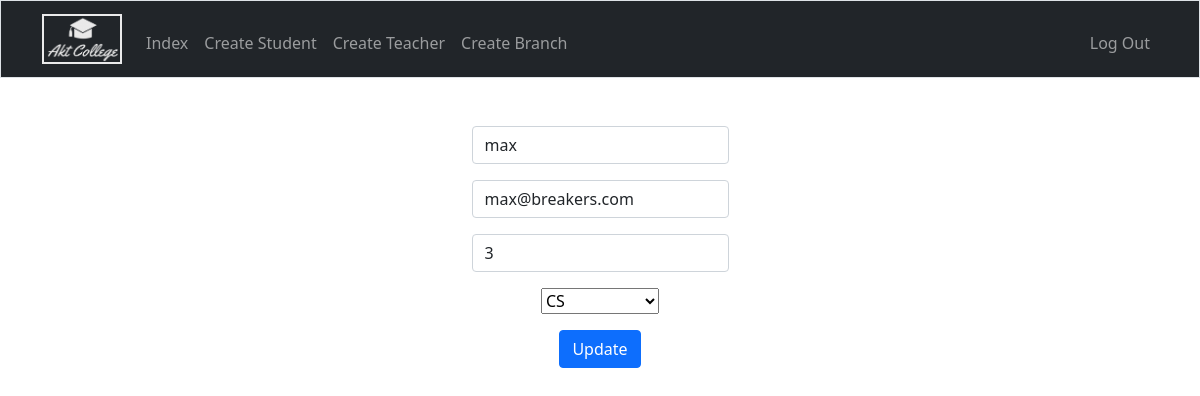
The app's page /studentupdate/3 (signed in) with its own data.
### college/models.py (models this page shows)
class Student(models.Model):
    name = models.CharField(max_length=100, null=False)
    prn = models.IntegerField(null=False, unique=True)
    lectures_attended = models.IntegerField(default=0)
    total_lectures = models.IntegerField(default=0)
    branch = models.ForeignKey("Branch", models.CASCADE)
    username = models.CharField(max_length=100, null=False, unique=True)
    email = models.EmailField(null=True)

### college/views.py (the view)
# urls.py: path("studentupdate/<int:pk>", StudentUpdateView.as_view(), name="studentupdate"),
class StudentUpdateView(SuperUserRequiredMixin, UpdateView):
    model = Student
    template_name = "college/student_update_form.html"
    success_url = reverse_lazy("college:adminview")
    fields = ["name", "prn", "branch", "email"]

### accounts/views.py (called while the page is built)
    def test_func(self):
        return self.request.user.is_superuser

### college/models.py (called while the page is built)
    def __str__(self):
        return self.name

### college/templatetags/check.py (called while the page is built)
@register.filter
def isTeacher(user):
    isTeacher = False
    try:
        user = Teacher.objects.get(username = user)
        isTeacher = True
    except Exception:
        isTeacher = False
    return isTeacher

@register.filter
def isStudent(user):
    isStudent = False
    try:
        user = Student.objects.get(username = user)
        isStudent = True
    except Exception:
        isStudent = False
    return isStudent

### college/templates/college/student_update_form.html (shortened to what this page needs)
{% extends "college/layout.html" %}
{% block main %}
    <form action="" method="post">
        <div class="mb-3">
            {{ form.name }}
        </div>
        <div class="mb-3">
            {{ form.email }}
        </div>
        <div class="mb-3">
            {{ form.prn }}
        </div>
        <div class="mb-3 ">
            {{ form.branch }}
        </div>
        <button class="btn btn-primary" type="submit">Update</button>
    </form>
{% endblock %}

### records on screen
Student: name "max", email "max@breakers.com", prn "3", branch "CS"
